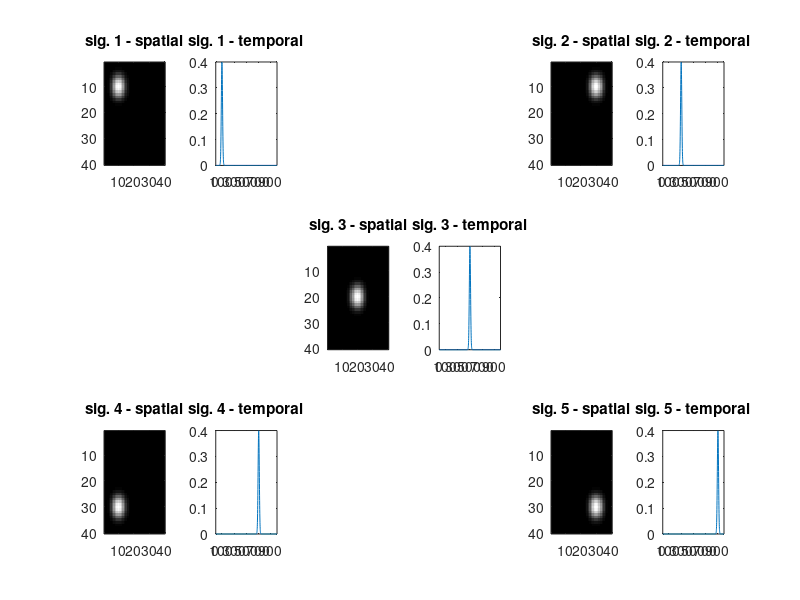
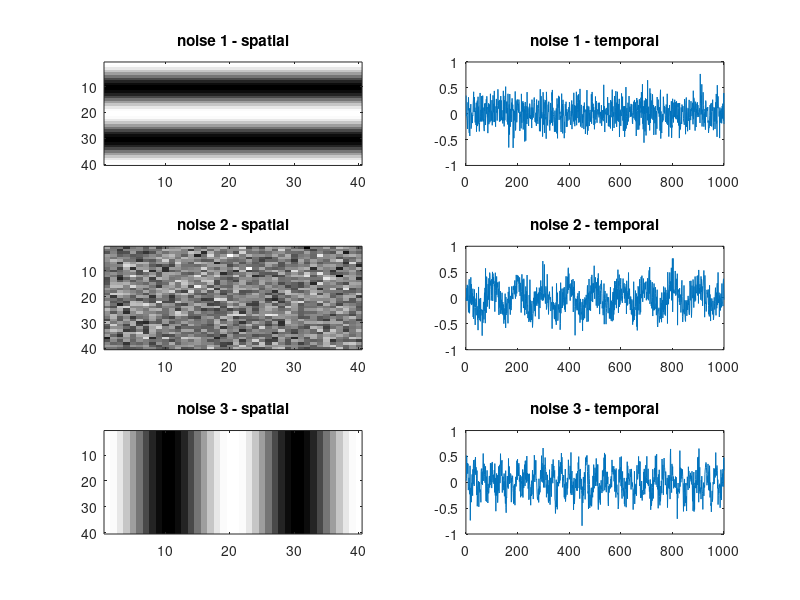

Write the MATLAB code that produced these figures, in order. (Note: this script raises an error after producing the figures.)
%% %%%%%%%%%%%%%%%%%%%%%%%%%%%% SIMULATION %%%%%%%%%%%%%%%%%%%%%%%%%%%%%
% addpath("C:\Users\orica\Dropbox\fcns_and_decript");
% addpath('C:\Users\orica\Dropbox\master degree\codes');
global fs 
T = 1000; fs = 100;
P = 1600;
m = sqrt(P);
signals = struct;
noises = struct;
stim_time = 10:20:90;
noiseSig = 0.2; % STD of the noise, change to 0.3 for theoretical SNR = 0 
%% construct signals
[I,J] = ndgrid(1:m,1:m); r = 4; locs = [0.25 0.25; 0.25 0.75; 0.5 0.5; 0.75 0.25; 0.75 0.75]; 
DC = 0.02; 
figure;ind2plot = [1,5,9,13,17];
for i=1:5
    signals(i).time = 1*normpdf(0:0.1:(T-1)/10,stim_time(i),1);
    signals(i).space = imgaussfilt(double((I-m*locs(i,1)).^2+(J-m*locs(i,2)).^2<r^2),sqrt(r))+DC; % what is larger than r^2 is 1 (white), what is smaller is 0 (black)
    subplot(3,6,ind2plot(i)) 
    imagesc(signals(i).space); colormap(gray);
    title(['sig. ' num2str(i) ' - spatial']);
    subplot(3,6,ind2plot(i)+1)
    plot(signals(i).time);
    title(['sig. ' num2str(i) ' - temporal']);
    xticks([0 100:200:T]);
end
%% construct noise
t = linspace(0,(T-1)./fs,T);
[I1,I2] = ndgrid([repmat(linspace(0,2*pi,m/2),1,2)]',[repmat(linspace(0,2*pi,m/2),1,2)]);
noises(1).time = normrnd(0,noiseSig,T,1);
noises(1).space = cos(I1);
noises(2).time = noiseSig*cos(2*pi*1.*t')+normrnd(0,noiseSig,T,1);
noises(2).space = normrnd(0,1,m,m);
noises(3).time = noiseSig*cos(2*pi*3.*t')+normrnd(0,noiseSig,T,1);
noises(3).space = cos(I2);
figure; ind2plot = [1,3,5];
for i=1:length(noises)
    subplot(3,2,ind2plot(i))
    imagesc(noises(i).space); colormap(gray);
    title(['noise ' num2str(i) ' - spatial']);
    subplot(3,2,ind2plot(i)+1)
    plot(noises(i).time);
    title(['noise ' num2str(i) ' - temporal']);
end
%% construct Z and show 9 frames
Z = zeros(m*m,T); % preallocate memory
for i = 1:T % can "play" with the noises being added
    Z(:,i) = reshape( ...
        signals(1).time(i)*signals(1).space+signals(2).time(i)*signals(2).space+signals(3).time(i)*signals(3).space+signals(4).time(i)*signals(4).space+signals(5).time(i)*signals(5).space+...
        noises(1).time(i)*noises(1).space+...
        noises(2).time(i)*noises(2).space+... 
        noises(3).time(i)*noises(3).space,...
        [],1);
end
figure; suptitle('the recorded signal (Z) at random frames');
ind2show = sort([100;502;899;randi(1000,7,1)]);
for i=1:length(ind2show)
    subplot(2,5,i)
    imshow(reshape(Z(:,ind2show(i)),m,[])); colormap(gray);
    title(['Frame #: ' num2str(ind2show(i))]);
end
%% ============================= TSCA ===================================
map = zeros(m,m,length(signals));
noiseNew.time = eye(T)/T; noiseNew.space = [];  % autocorrelatoin of white noise
noise2New.time = createToeplitz(3,0.1,1,1,T); noise2New.space = []; % autocorrelation of cos 3[Hz] with noise
noise3New.time = createToeplitz(1,0.1,1,1,T); noise3New.space = []; % autocorrelation of cos 1[Hz] with noise
for i=1:length(signals) % iterate the signals
    sig.time = normpdf(0:0.1:(T-1)/10,stim_time(i),1); % constuct the time course of this signal (tscaFunc calculates the autocorrelation matrix if given a vector by E[vv'])
    [projected,components,D,Alpha,output] = tscaFunc(Z - mean(Z(:)),sig,[noiseNew noise2New noise3New],[1 -0.25*ones(1,3)],100,1); % call function: Raw Input,Signal,Noises,Gammas,# components to project,Perform PCA [0,1]
%     tscaAnalyze(output,3,[],0,T); % this function shows the first n components, the eigenvalues and the autocorrelation matrices 
    [~,I] = max(corr(abs(projected'),sig.time')); % get the index of component with highest correlation to original signal (not always the first one...)
    map(:,:,i) = abs(reshape(components(:,I),m,m));
    [tscaMSE(i),tscaPSNR(i),tscaCNR(i),tscaMSSIM(i),tscaCorr(i),tscaCP(i)] = getPerformance(map(:,:,i),signals(i).space,signals(i).space~=DC,signals(i).space==DC); % get performance measures for each ind. map
end
retinotopicMapTSCA = retinotopicMapFromIndividualMaps(map,1); % create retinotopic map using hsv2rgb
